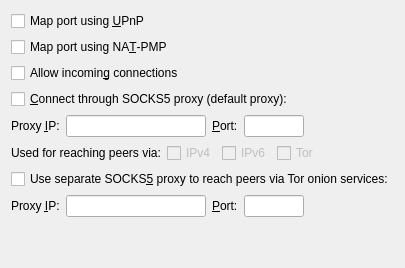
     <widget class="QWidget" name="pageNetwork">
      <layout class="QVBoxLayout" name="verticalLayout_Network">
       <item>
        <widget class="QCheckBox" name="mapPortUpnp">
         <property name="toolTip">
          <string>Automatically open the BTGS Core client port on the router. This only works when your router supports UPnP and it is enabled.</string>
         </property>
         <property name="text">
          <string>Map port using &amp;UPnP</string>
         </property>
        </widget>
       </item>
       <item>
        <widget class="QCheckBox" name="mapPortNatpmp">
         <property name="toolTip">
          <string>Automatically open the BTGS Core client port on the router. This only works when your router supports NAT-PMP and it is enabled. The external port could be random.</string>
         </property>
         <property name="text">
          <string>Map port using NA&amp;T-PMP</string>
         </property>
        </widget>
       </item>
       <item>
        <widget class="QCheckBox" name="allowIncoming">
         <property name="toolTip">
          <string>Accept connections from outside.</string>
         </property>
         <property name="text">
          <string>Allow incomin&amp;g connections</string>
         </property>
        </widget>
       </item>
       <item>
        <widget class="QCheckBox" name="connectSocks">
         <property name="toolTip">
          <string>Connect to the BTGS network through a SOCKS5 proxy.</string>
         </property>
         <property name="text">
          <string>&amp;Connect through SOCKS5 proxy (default proxy):</string>
         </property>
        </widget>
       </item>
       <item>
        <layout class="QHBoxLayout" name="horizontalLayout_1_Network">
         <item>
          <widget class="QLabel" name="proxyIpLabel">
           <property name="text">
            <string>Proxy &amp;IP:</string>
           </property>
           <property name="textFormat">
            <enum>Qt::PlainText</enum>
           </property>
           <property name="buddy">
            <cstring>proxyIp</cstring>
           </property>
          </widget>
         </item>
         <item>
          <widget class="QValidatedLineEdit" name="proxyIp">
           <property name="minimumSize">
            <size>
             <width>140</width>
             <height>0</height>
            </size>
           </property>
           <property name="maximumSize">
            <size>
             <width>140</width>
             <height>16777215</height>
            </size>
           </property>
           <property name="toolTip">
            <string>IP address of the proxy (e.g. IPv4: 127.0.0.1 / IPv6: ::1)</string>
           </property>
          </widget>
         </item>
         <item>
          <widget class="QLabel" name="proxyPortLabel">
           <property name="text">
            <string>&amp;Port:</string>
           </property>
           <property name="textFormat">
            <enum>Qt::PlainText</enum>
           </property>
           <property name="buddy">
            <cstring>proxyPort</cstring>
           </property>
          </widget>
         </item>
         <item>
          <widget class="QLineEdit" name="proxyPort">
           <property name="minimumSize">
            <size>
             <width>60</width>
             <height>0</height>
            </size>
           </property>
           <property name="maximumSize">
            <size>
             <width>60</width>
             <height>16777215</height>
            </size>
           </property>
           <property name="toolTip">
            <string>Port of the proxy (e.g. 9050)</string>
           </property>
          </widget>
         </item>
         <item>
          <spacer name="horizontalSpacer_1_Network">
           <property name="orientation">
            <enum>Qt::Horizontal</enum>
           </property>
           <property name="sizeHint" stdset="0">
            <size>
             <width>40</width>
             <height>20</height>
            </size>
           </property>
          </spacer>
         </item>
        </layout>
       </item>
       <item>
        <layout class="QHBoxLayout" name="horizontalLayout_2_Network">
         <item>
          <widget class="QLabel" name="proxyActiveNets">
           <property name="text">
            <string>Used for reaching peers via:</string>
           </property>
           <property name="textFormat">
            <enum>Qt::PlainText</enum>
           </property>
          </widget>
         </item>
         <item>
          <widget class="QCheckBox" name="proxyReachIPv4">
           <property name="enabled">
            <bool>false</bool>
           </property>
           <property name="toolTip">
            <string>Shows if the supplied default SOCKS5 proxy is used to reach peers via this network type.</string>
           </property>
           <property name="text">
            <string>IPv4</string>
           </property>
          </widget>
         </item>
         <item>
          <widget class="QCheckBox" name="proxyReachIPv6">
           <property name="enabled">
            <bool>false</bool>
           </property>
           <property name="toolTip">
            <string>Shows if the supplied default SOCKS5 proxy is used to reach peers via this network type.</string>
           </property>
           <property name="text">
            <string>IPv6</string>
           </property>
          </widget>
         </item>
         <item>
          <widget class="QCheckBox" name="proxyReachTor">
           <property name="enabled">
            <bool>false</bool>
           </property>
           <property name="toolTip">
            <string>Shows if the supplied default SOCKS5 proxy is used to reach peers via this network type.</string>
           </property>
           <property name="text">
            <string>Tor</string>
           </property>
          </widget>
         </item>
         <item>
          <spacer name="horizontalSpacer_2_Network">
           <property name="orientation">
            <enum>Qt::Horizontal</enum>
           </property>
           <property name="sizeHint" stdset="0">
            <size>
             <width>40</width>
             <height>20</height>
            </size>
           </property>
          </spacer>
         </item>
        </layout>
       </item>
       <item>
        <widget class="QCheckBox" name="connectSocksTor">
         <property name="toolTip">
          <string>Connect to the BTGS network through a separate SOCKS5 proxy for Tor onion services.</string>
         </property>
         <property name="text">
          <string>Use separate SOCKS&amp;5 proxy to reach peers via Tor onion services:</string>
         </property>
        </widget>
       </item>
       <item>
        <layout class="QHBoxLayout" name="horizontalLayout_3_Network">
         <item>
          <widget class="QLabel" name="proxyIpTorLabel">
           <property name="text">
            <string>Proxy &amp;IP:</string>
           </property>
           <property name="textFormat">
            <enum>Qt::PlainText</enum>
           </property>
           <property name="buddy">
            <cstring>proxyIpTor</cstring>
           </property>
          </widget>
         </item>
         <item>
          <widget class="QValidatedLineEdit" name="proxyIpTor">
           <property name="minimumSize">
            <size>
             <width>140</width>
             <height>0</height>
            </size>
           </property>
           <property name="maximumSize">
            <size>
             <width>140</width>
             <height>16777215</height>
            </size>
           </property>
           <property name="toolTip">
            <string>IP address of the proxy (e.g. IPv4: 127.0.0.1 / IPv6: ::1)</string>
           </property>
          </widget>
         </item>
         <item>
          <widget class="QLabel" name="proxyPortTorLabel">
           <property name="text">
            <string>&amp;Port:</string>
           </property>
           <property name="textFormat">
            <enum>Qt::PlainText</enum>
           </property>
           <property name="buddy">
            <cstring>proxyPortTor</cstring>
           </property>
          </widget>
         </item>
         <item>
          <widget class="QLineEdit" name="proxyPortTor">
           <property name="minimumSize">
            <size>
             <width>60</width>
             <height>0</height>
            </size>
           </property>
           <property name="maximumSize">
            <size>
             <width>60</width>
             <height>16777215</height>
            </size>
           </property>
           <property name="toolTip">
            <string>Port of the proxy (e.g. 9050)</string>
           </property>
          </widget>
         </item>
         <item>
          <spacer name="horizontalSpacer_4_Network">
           <property name="orientation">
            <enum>Qt::Horizontal</enum>
           </property>
           <property name="sizeHint" stdset="0">
            <size>
             <width>40</width>
             <height>20</height>
            </size>
           </property>
          </spacer>
         </item>
        </layout>
       </item>
       <item>
        <spacer name="verticalSpacer_Network">
         <property name="orientation">
          <enum>Qt::Vertical</enum>
         </property>
         <property name="sizeHint" stdset="0">
          <size>
           <width>20</width>
           <height>40</height>
          </size>
         </property>
        </spacer>
       </item>
      </layout>
     </widget>
